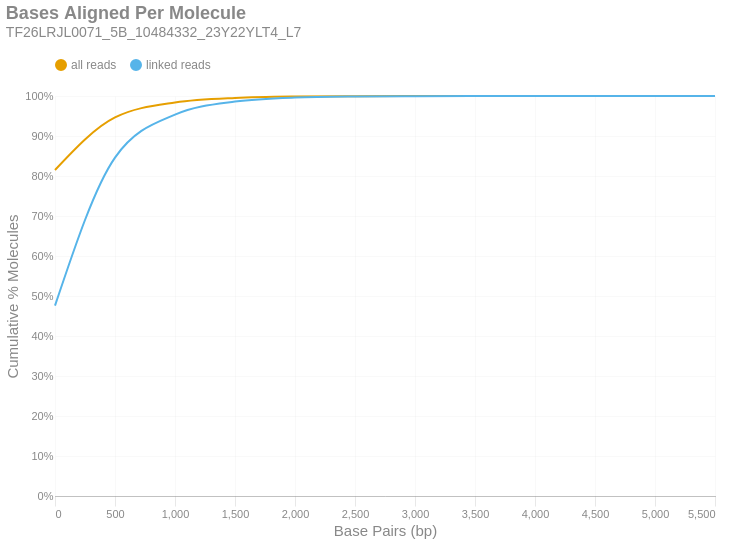

Write notebook code for a chart like this one.
### Markdown cell above
### Bases Aligned Per Molecule
This is a cumulative frequency distribution showing the number of base pairs aligned per unique molecule. These data are shown in 500 bp bins. There are two distributions: one with `all reads` (yellow) and another with only `linked reads` (blue). The percent of molecules in the `linked reads` distribution is relative to the total number of linked molecules.

### Code cell
if SKIPLR:
    print_html(f"Skipped")
else:
    binned_df = consolidated_hist(valids['aligned_bp'], mask, 500, True)
    with SafeRender(binned_df):
        (
            density_plot(binned_df, 'Bases Aligned Per Molecule', samplename, 'basesper')
            .encode(
                x=alt.X('bin:Q', title="Base Pairs (bp)").axis(tickMinStep=500).scale(padding=0),
                y=alt.Y('value:Q', title='Cumulative % Molecules')
                    .axis(format='%')
                    .scale(domain = [0,1])
                    .stack(False),
                color=alt.Color("key:N").scale(domain = ["all reads", "linked reads"]),
                tooltip = [
                    alt.Tooltip("key:N", title = "Data Type"),
                    alt.Tooltip("range_label:N", title="Bases Aligned Per Molecule"),
                    alt.Tooltip("value:Q", format = ".2%", title="% Molecules (Cum.)")
                ]
            )
        ).display()

### Figure 1 — Vega-Lite specification as saved in the notebook (floating-point values rounded to 4 significant figures)
{"width": "container", "height": 400, "config": {"title": {"anchor": "start", "dy": -15, "fontSize": 18, "color": "#888888", "subtitleColor": "#888888", "subtitleFontSize": 14}, "arc": {"fill": "#0072B2"}, "axis": {"domainColor": "#888888", "domainWidth": 0.5, "gridWidth": 0.2, "grid": false, "titleFontWeight": 400, "titleFontSize": 15, "labelFontSize": 11, "labelColor": "#888888", "tickColor": "#888888", "tickWidth": 0.2, "titleColor": "#888888"}, "axisBand": {"grid": false}, "axisX": {"grid": true, "tickSize": 10, "domainCap": "round"}, "axisY": {"domain": false, "grid": true, "tickSize": 0, "domainCap": "round"}, "background": "transparent", "header": {"labelFontSize": 15, "labelColor": "#888888", "titleFontSize": 15, "titleFontWeight": 600, "titleColor": "#888888"}, "legend": {"labelFont": "sans-serif", "labelFontSize": 12, "labelColor": "#888888", "symbolSize": 100, "symbolType": "circle", "titleFontSize": 12, "titlePadding": 10, "titleColor": "#888888", "title": null, "orient": "top"}, "range": {"category": ["#E69F00", "#56B4E9", "#009E73", "#F0E442", "#0072B2", "#D55E00", "#CC79A7", "#000000"], "diverging": ["#cfe8f3", "#a2d4ec", "#73bfe2", "#46abdb", "#1696d2", "#12719e"]}, "area": {"fill": "#0072B2", "fillOpacity": 0.7, "line": true, "strokeOpacity": 0.7}, "line": {"color": "#0072B2", "stroke": "#0072B2", "strokeWidth": 2}, "trail": {"color": "#0072B2", "stroke": "#0072B2", "strokeWidth": 0, "size": 1}, "point": {"filled": true, "fillOpacity": 1.0, "size": 95}, "text": {"color": "#888888", "fontSize": 11, "align": "right", "fontWeight": 400, "size": 11}, "bar": {"fill": "#0072B2", "stroke": null}, "view": {"stroke": null, "continuousWidth": 660, "continuousHeight": 400}}, "data": {"name": "data-accfe56cf57000fc9d3865dd9e48d00f"}, "mark": {"type": "line", "interpolate": "monotone", "point": {"opacity": 0, "size": 275}}, "encoding": {"color": {"field": "key", "scale": {"domain": ["all reads", "linked reads"]}, "type": "nominal"}, "tooltip": [{"field": "key", "title": "Data Type", "type": "nominal"}, {"field": "range_label", "title": "Bases Aligned Per Molecule", "type": "nominal"}, {"field": "value", "format": ".2%", "title": "% Molecules (Cum.)", "type": "quantitative"}], "x": {"axis": {"tickMinStep": 500}, "field": "bin", "scale": {"padding": 0}, "title": "Base Pairs (bp)", "type": "quantitative"}, "y": {"axis": {"format": "%"}, "field": "value", "scale": {"domain": [0, 1]}, "stack": false, "title": "Cumulative % Molecules", "type": "quantitative"}}, "params": [{"name": "param_c36ac31b6afebe62", "select": {"type": "point", "fields": ["key"]}, "bind": "legend"}], "title": {"text": "Bases Aligned Per Molecule", "subtitle": "TF26LRJL0071_5B_10484332_23Y22YLT4_L7"}, "transform": [{"fold": ["all reads (cumsum)", "linked reads (cumsum)"]}, {"calculate": "replace(datum.key, ' (cumsum)', '')", "as": "key"}, {"filter": {"param": "param_c36ac31b6afebe62"}}], "usermeta": {"embedOptions": {"downloadFileName": "TF26LRJL0071_5B_10484332_23Y22YLT4_L7.basesper"}}, "$schema": "https://vega.github.io/schema/vega-lite/v6.4.1.json", "datasets": {"data-accfe56cf57000fc9d3865dd9e48d00f": [{"bin": "0.0", "interval": "0.0-500.0", "all reads": 0.8151, "linked reads": 0.4758, "all reads (cumsum)": 0.8151, "linked reads (cumsum)": 0.4758, "range_label": "0-499"}, {"bin": "500.0", "interval": "500.0-1000.0", "all reads": 0.1314, "linked reads": 0.3702, "all reads (cumsum)": 0.9465, "linked reads (cumsum)": 0.8459, "range_label": "500-999"}, {"bin": "1000.0", "interval": "1000.0-1500.0", "all reads": 0.03738, "linked reads": 0.1075, "all reads (cumsum)": 0.9838, "linked reads (cumsum)": 0.9534, "range_label": "1000-1499"}, {"bin": "1500.0", "interval": "1500.0-2000.0", "all reads": 0.01136, "linked reads": 0.03271, "all reads (cumsum)": 0.9952, "linked reads (cumsum)": 0.9862, "range_label": "1500-1999"}, {"bin": "2000.0", "interval": "2000.0-2500.0", "all reads": 0.00345, "linked reads": 0.009936, "all reads (cumsum)": 0.9986, "linked reads (cumsum)": 0.9961, "range_label": "2000-2499"}, {"bin": "2500.0", "interval": "2500.0-3000.0", "all reads": 0.0009399, "linked reads": 0.002707, "all reads (cumsum)": 0.9996, "linked reads (cumsum)": 0.9988, "range_label": "2500-2999"}, {"bin": "3000.0", "interval": "3000.0-3500.0", "all reads": 0.000285, "linked reads": 0.0008207, "all reads (cumsum)": 0.9999, "linked reads (cumsum)": 0.9996, "range_label": "3000-3499"}, {"bin": "3500.0", "interval": "3500.0-4000.0", "all reads": 9.469e-05, "linked reads": 0.0002727, "all reads (cumsum)": 1.0, "linked reads (cumsum)": 0.9999, "range_label": "3500-3999"}, {"bin": "4000.0", "interval": "4000.0-4500.0", "all reads": 2.599e-05, "linked reads": 7.484e-05, "all reads (cumsum)": 1.0, "linked reads (cumsum)": 1.0, "range_label": "4000-4499"}, {"bin": "4500.0", "interval": "4500.0-5000.0", "all reads": 8.809e-06, "linked reads": 2.537e-05, "all reads (cumsum)": 1.0, "linked reads (cumsum)": 1.0, "range_label": "4500-4999"}, {"bin": "5000.0", "interval": "5000.0-5500.0", "all reads": 2.643e-06, "linked reads": 7.611e-06, "all reads (cumsum)": 1.0, "linked reads (cumsum)": 1.0, "range_label": "5000-5499"}, {"bin": "5500.0", "interval": "5500.0-6000.0", "all reads": 8.809e-07, "linked reads": 2.537e-06, "all reads (cumsum)": 1.0, "linked reads (cumsum)": 1.0, "range_label": "5500-5999"}]}}
